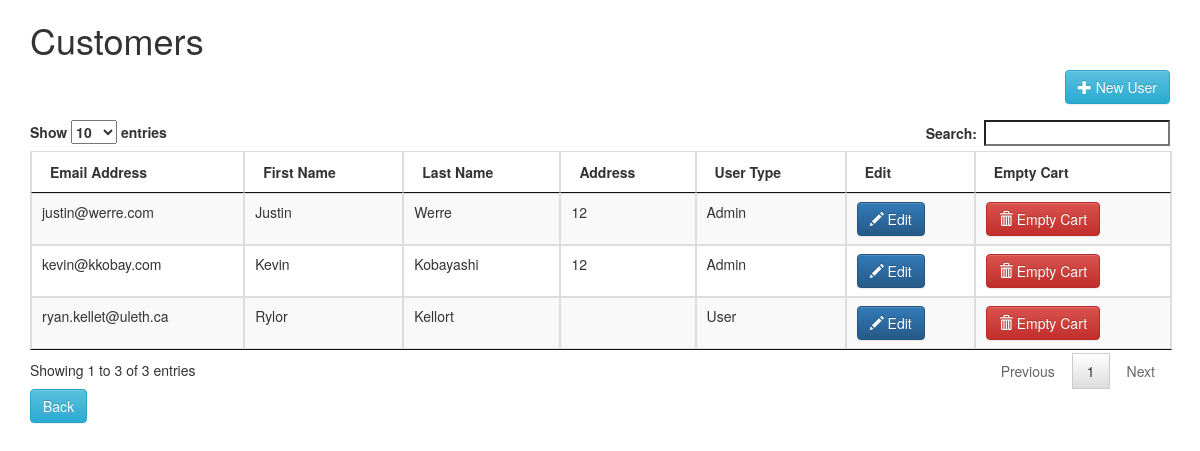
/php/listUsers.php (signed in), run on the app's committed database.
### tables this page shows
CREATE TABLE CUSTOMERS (
  `cID` int(11) NOT NULL AUTO_INCREMENT,
  `cEmail` varchar(30) NOT NULL DEFAULT '',
  `cPassword` varchar(15) NOT NULL DEFAULT '',
  `cAddress` varchar(40) NOT NULL DEFAULT '',
  `cfName` varchar(15) NOT NULL DEFAULT '',
  `clName` varchar(20) NOT NULL DEFAULT '',
  `cUserType` tinyint(1) NOT NULL,
  `cActive` tinyint(1) DEFAULT '1',
  PRIMARY KEY (`cID`),
  UNIQUE KEY `cEmail` (`cEmail`)
);

### public/php/listUsers.php (the view, shortened to what this page needs)
<?php
  include "databaseConnect.php";
?>
<!DOCTYPE html>
<html lang="en"><head><meta http-equiv="Content-Type" content="text/html; charset=UTF-8">
<link rel="stylesheet" type="text/css" href="../css/bootstrap.css">
<link rel="stylesheet" type="text/css" href="../css/index.css">
<link rel="stylesheet" type="text/css" href="../css/jquery.dataTables.css">
<link rel="stylesheet" type="text/css" href="../css/bootstrap-theme.css">
 </head>
    <body>
<div class="container">
      <h1 class="header">Customers</h1>
      <a class="btn btn-info pull-right" href="addUsers.php" role="button"><span class="glyphicon glyphicon-plus" aria-hidden="true"></span> New User</a>
      <?php
          $query = "SELECT * FROM CUSTOMERS";
          $result = mysqli_query($con, $query);
          echo "<div class=\"padder-top\">
                <table id=\"listAll\" class=\"table table-bordered table-striped\" cellspacing=\"0\" width=\"100%\">
                <thead>
                <tr><th>Email Address</th>
                <th>First Name</th>
                <th>Last Name</th>
                <th>Address</th>
                <th>User Type</th>
                <th>Edit</th>
                <th>Empty Cart</th>
                </tr>
                </thead>
                <tbody>";
          while($row = mysqli_fetch_array($result)){
            echo "<tr><td>" .  $row['cEmail'].
                 "</td><td>".  $row['cfName'].
                 "</td><td>".  $row['clName'].
                 "</td><td>".  $row['cAddress'].
                 "</td><td>";
                 if($row['cUserType']=="1") echo "Admin";
                 else if ($row['cUserType']=="0") echo "User";
            echo "</td><td> <a class=\"btn btn-primary\" href=\"editUsers.php?cID={$row['cID']}\" role=\"button\"><span class=\"glyphicon glyphicon-pencil\" aria-hidden=\"true\"></span> Edit</a>";
            echo "</td><td> <a class=\"btn btn-danger\" href=\"deleteCart.php?cID={$row['cID']}\" role=\"button\"><span class=\"glyphicon glyphicon-trash\" aria-hidden=\"true\"></span> Empty Cart</a>";
            echo "</td></tr>";
          }
          echo "</tbody>
                </table>
                </div>";
      ?>
      <a href="adminLanding.php"<button type="button" class="btn btn-info">Back</button></a>
</div>
    </body>
    </html>

### public/css/index.css (style rules this page uses)
.padder-top { padding-top:50px; }

### data on the page
customers: cEmail "kevin@kkobay.com", cfName "Kevin", clName "Kobayashi", cAddress "12", cUserType "Admin"
customers: cEmail "justin@werre.com", cfName "Justin", clName "Werre", cAddress "12", cUserType "Admin"
customers: cEmail "ryan.kellet@uleth.ca", cfName "Rylor", clName "Kellort", cUserType "User"
